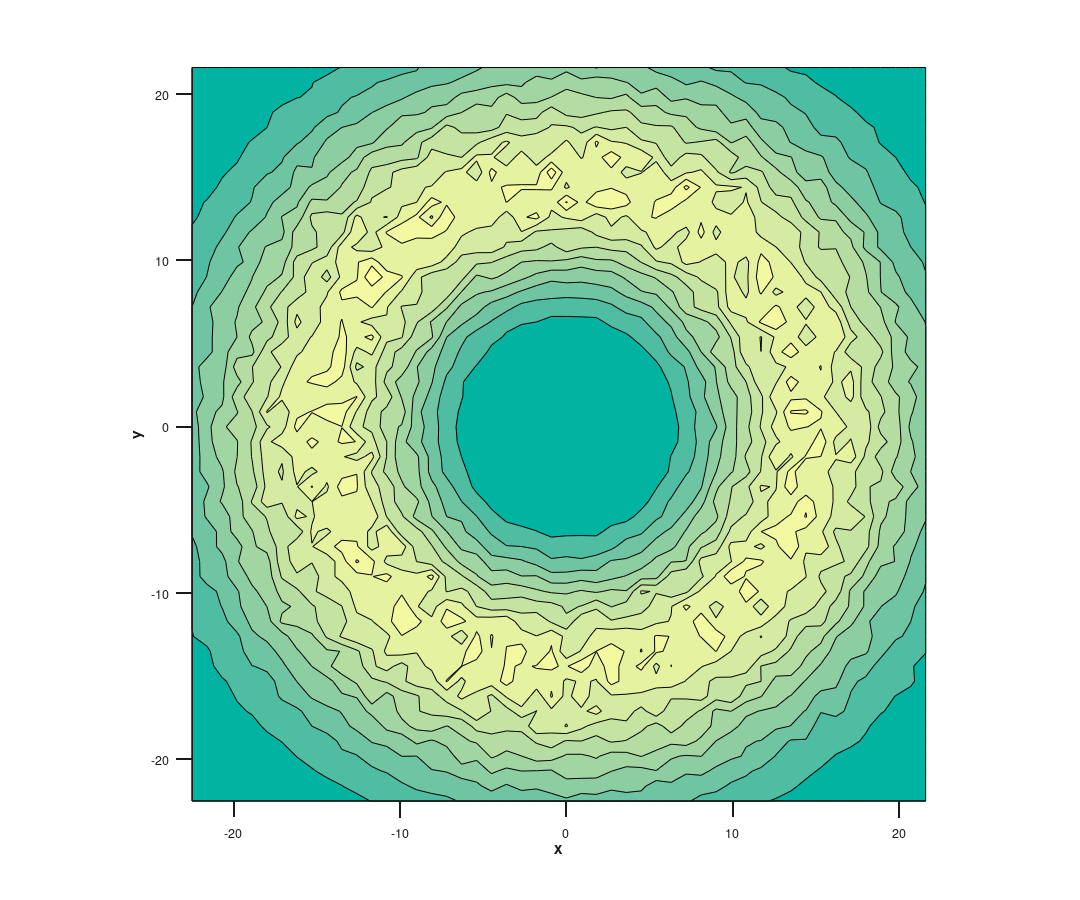
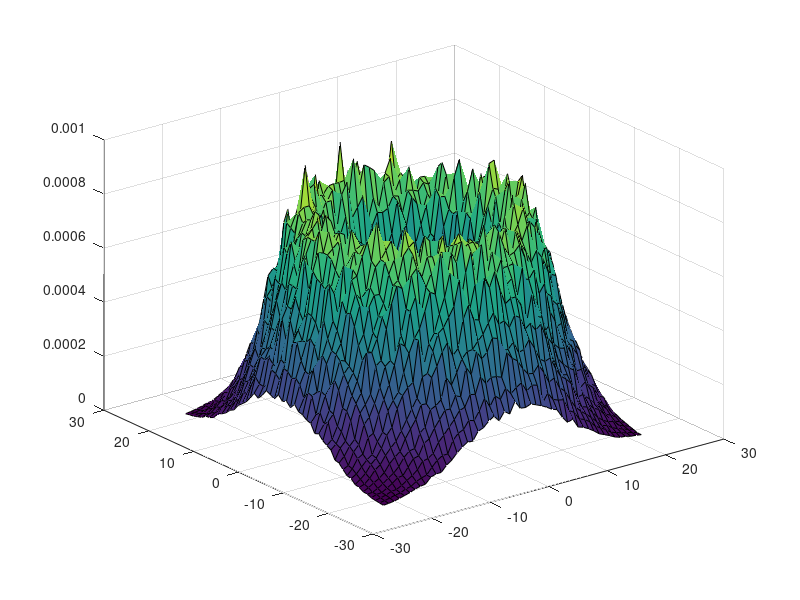

Source code (MATLAB) for these figures, in order: (Note: this script raises an error after producing the figures.)
%% Loading dataset.
clear
clc
%% Adding plotting paths for myaa
addpath('C:\Users\zigg\Dropbox\Matlab\myaa')
addpath('M:\Dropbox\Matlab\myaa')
addpath('~/Dropbox/Matlab/myaa')
addpath('/mn/felt/u9/sigve/Dropbox/Matlab/myaa')

%%
imported_data = importdata('density.dat'); 

% Storing imported data in the right structures.
N = imported_data(1,1);
dr = imported_data(1,2);
MC_samples = imported_data(1,3);
rho = zeros(N,N);

n = 2;
for i=1:N
   for j=1:N
      rho(i,j) = imported_data(n, 3);
      n = n + 1;
   end;
end;

[x,y] = meshgrid(-N/2*dr:dr:N/2*dr-dr);

%% New plotting style
clc
fig =  figure('Color',[1 1 1]);
logoax = axes('Visible','on', 'parent', fig,  'fontsize', 12);
pl = surf(x, y, rho, 'parent', logoax);

%% Plotting contour.
clc
fig =  figure('Color',[1 1 1]);
logoax = axes('Visible','on', 'parent', fig,  'fontsize', 12);
pl = contourf(x, y, rho,'DisplayName','\rho');
%figure(gcf)
axis equal

%%
colormap('summer')
%colorbar
brighten(0.5)

hYLabel = ylabel('y');
hXLabel = xlabel('x');
hZLabel = zlabel('One Body Density');

grid off

set( gca                       , ...
    'FontName'   , 'Helvetica' );
set([hXLabel, hYLabel], ...
    'FontName'   , 'AvantGarde');
set([gca]             , ...
    'FontSize'   , 10           );
set([hXLabel, hYLabel, hZLabel]  , ...
    'FontSize'   , 12           , ...
    'FontWeight' , 'bold'      );

set(gca, ...
  'Box'         , 'off'     , ...
  'TickDir'     , 'out'     , ...
  'TickLength'  , [.02 .02] , ...
  'XMinorTick'  , 'off'      , ...
  'YMinorTick'  , 'off'      , ...
  'YGrid'       , 'off'      , ...
  'XColor'      , [.1 .1 .1], ...
  'YColor'      , [.1 .1 .1], ...
  'ZColor'      , [.1 .1 .1], ...
  'LineWidth'   , 1.2         );
%%
set(gcf, 'PaperPosition', [0 0 12 10]); %Position plot at left hand corner with width 5 and height 5.
set(gcf, 'PaperSize', [12 10]); %Set the paper to have width 5 and height 5.
saveas(gcf, '2particles_n4_w001_DENSITY', 'pdf') %Save figure
%% Smoothing the plot
for I = 1:N
    rho(:,I) = smooth(rho(:,I),'sgolay',2);
end

%%
myaa('publish');

